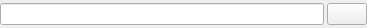
<?xml version="1.0" encoding="UTF-8"?>
<ui version="4.0">
 <class>AssetResourceUI</class>
 <widget class="QWidget" name="AssetResourceUI">
  <property name="geometry">
   <rect>
    <x>0</x>
    <y>0</y>
    <width>367</width>
    <height>28</height>
   </rect>
  </property>
  <property name="windowTitle">
   <string>Form</string>
  </property>
  <layout class="QGridLayout" name="gridLayout">
   <property name="leftMargin">
    <number>0</number>
   </property>
   <property name="topMargin">
    <number>0</number>
   </property>
   <property name="rightMargin">
    <number>0</number>
   </property>
   <property name="bottomMargin">
    <number>0</number>
   </property>
   <property name="spacing">
    <number>3</number>
   </property>
   <item row="0" column="0">
    <widget class="QLineEdit" name="lineEdit"/>
   </item>
   <item row="0" column="1">
    <widget class="QPushButton" name="pushButton">
     <property name="text">
      <string/>
     </property>
     <property name="icon">
      <iconset resource="../resources.qrc">
       <normaloff>:/icons/resources/apply16.png</normaloff>:/icons/resources/apply16.png</iconset>
     </property>
     <property name="iconSize">
      <size>
       <width>16</width>
       <height>16</height>
      </size>
     </property>
     <property name="shortcut">
      <string/>
     </property>
    </widget>
   </item>
  </layout>
 </widget>
 <resources>
  <include location="../resources.qrc"/>
 </resources>
 <connections/>
</ui>
